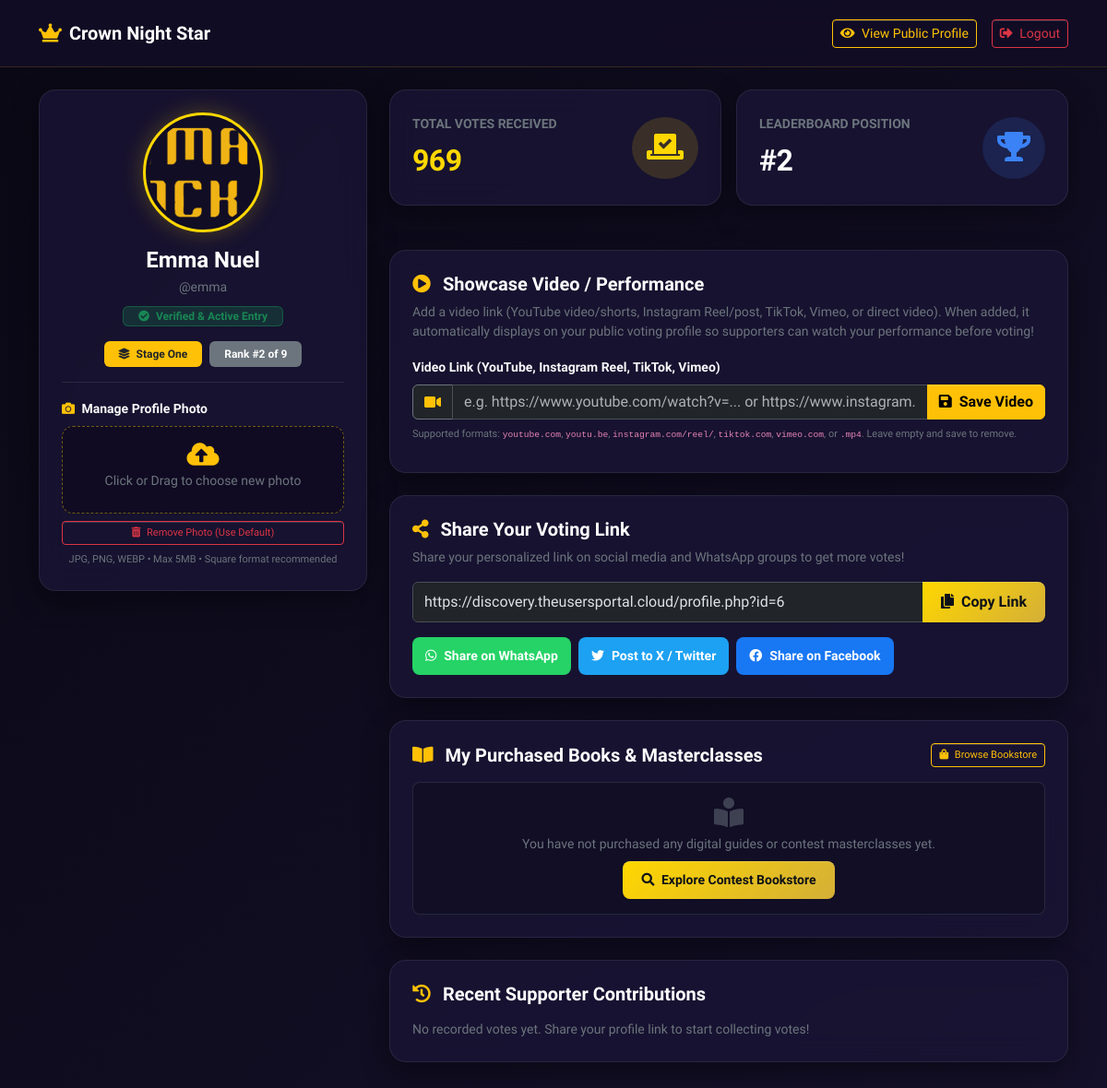
/dashboard.php (signed in), run on the app's committed database.
### tables this page shows
CREATE TABLE IF NOT EXISTS `users` (
  `id` INT(11) NOT NULL AUTO_INCREMENT,
  `username` VARCHAR(50) NOT NULL,
  `email` VARCHAR(100) NOT NULL,
  `password` VARCHAR(255) NOT NULL,
  `full_name` VARCHAR(255) NOT NULL,
  `phone_number` VARCHAR(25) NOT NULL,
  `photo` VARCHAR(255) DEFAULT 'default_avatar.png',
  `bio` TEXT DEFAULT NULL,
  `video_url` VARCHAR(500) DEFAULT NULL,
  `vote_count` INT(11) DEFAULT 0,
  `is_admin` TINYINT(1) DEFAULT 0,
  `is_active` TINYINT(1) DEFAULT 1,
  `registration_status` ENUM('pending', 'paid', 'exempt') NOT NULL DEFAULT 'paid',
  `registration_paid_at` DATETIME DEFAULT NULL,
  `registration_payment_ref` VARCHAR(100) DEFAULT NULL,
  `registration_fee_paid` DECIMAL(10,2) NOT NULL DEFAULT 0.00,
  `competition_id` INT(11) DEFAULT NULL,
  `created_at` TIMESTAMP DEFAULT CURRENT_TIMESTAMP,
  `updated_at` TIMESTAMP DEFAULT CURRENT_TIMESTAMP ON UPDATE CURRENT_TIMESTAMP,
  PRIMARY KEY (`id`),
  UNIQUE KEY `idx_user_username` (`username`),
  UNIQUE KEY `idx_user_email` (`email`),
  KEY `idx_user_votes` (`vote_count` DESC),
  KEY `idx_user_admin` (`is_admin`),
  KEY `idx_user_reg_status` (`registration_status`),
  KEY `idx_user_competition` (`competition_id`),
  CONSTRAINT `fk_users_competition` FOREIGN KEY (`competition_id`) REFERENCES `competitions` (`id`) ON DELETE SET NULL
);

### includes/settings.php (called while the page is built, shortened)
<?php
require_once __DIR__ . '/Env.php';
class Settings {
    private static array $cache = [];
    private static bool $loaded = false;
    private static function loadAll(): void {
        if (self::$loaded) {
            return;
        }
        try {
            $pdo = DB::pdo();
            $stmt = $pdo->query("SELECT name, value FROM settings");
            while ($row = $stmt->fetch()) {
                self::$cache[$row['name']] = $row['value'];
            }
            self::$loaded = true;
        } catch (Exception $e) {
            error_log("Settings load error: " . $e->getMessage());
        }
    }
    public static function get(string $name, $default = null) {
        if (array_key_exists($name, self::$cache)) {
            return self::$cache[$name];
        }
        return $default;
    }
    public static function getCurrentStage(): string {
        $stage = self::get('current_stage');
        if (!empty($stage)) {
            return $stage;
        }
    }
}

### includes/security.php (called while the page is built, shortened)
<?php
require_once __DIR__ . '/Env.php';
class Security {
    public static function e(?string $string): string {
        return htmlspecialchars((string)$string, ENT_QUOTES, 'UTF-8');
    }
}
function e(?string $str): string {
    return Security::e($str);
}

### includes/auth.php (called while the page is built, shortened)
<?php
require_once __DIR__ . '/security.php';
class Auth {
    public static function getCurrentUser(): ?array {
        $pdo = DB::pdo();
        $stmt = $pdo->prepare("SELECT * FROM users WHERE id = ? AND is_admin = 0");
        $stmt->execute([$_SESSION['user_id']]);
        $user = $stmt->fetch();
        return $user ?: null;
    }
    public static function getAvatarUrl(?string $photo): string {
        $trimmed = ltrim($photo, '/');
        $checkPath = __DIR__ . '/../uploads/' . $trimmed;
        return 'uploads/default_avatar.png';
    }
}

### includes/Env.php (called while the page is built, shortened)
<?php
class Env {
    private static $loaded = false;
    public static function get(string $key, $default = null) {
        if (!self::$loaded) {
            $envPath = dirname(__DIR__) . '/.env';
        }
        $envVal = getenv($key);
        if ($envVal !== false) {
            return $envVal;
        }
        return $default;
    }
}

### dashboard.php (the view, shortened to what this page needs)
<?php
$user = Auth::getCurrentUser();
$pdo = DB::pdo();
$userId = (int)$user['id'];
try {
    $pdo->query("SELECT video_url FROM users LIMIT 1");
} catch (Exception $e) {
    try {
        $pdo->exec("ALTER TABLE users ADD COLUMN video_url VARCHAR(500) DEFAULT NULL");
    } catch (Exception $e2) {
    }
}
$userRank = 1;
$totalContestants = 0;
try {
    $rankStmt = $pdo->query("SELECT id, vote_count FROM users WHERE is_admin = 0 AND (registration_status IN ('paid', 'exempt') OR registration_status IS NULL) ORDER BY vote_count DESC");
    $rankings = $rankStmt->fetchAll();
    $totalContestants = count($rankings);
    $posCounter = 1;
    foreach ($rankings as $r) {
        if ((int)$r['id'] === $userId) {
            $userRank = $posCounter;
            break;
        }
        $posCounter++;
    }
} catch (Exception $e) {
    $userRank = 1;
}
$recentVotes = [];
try {
    $votesStmt = $pdo->prepare("
        SELECT vote_count, amount, voter_name, voter_email, created_at
        FROM votes
        WHERE user_id = :id
        ORDER BY created_at DESC
        LIMIT 10
    ");
    $votesStmt->execute([':id' => $userId]);
    $recentVotes = $votesStmt->fetchAll();
} catch (Exception $e) {
    $recentVotes = [];
}
$currentStage = Settings::getCurrentStage();
$siteUrl = Env::get('APP_URL', 'https://' . ($_SERVER['HTTP_HOST'] ?? 'localhost'));
$profileUrl = rtrim($siteUrl, '/') . '/profile.php?id=' . $userId;
$userAvatarUrl = Auth::getAvatarUrl($user['photo'] ?? null);
$myPurchases = [];
try {
    $myPurchases = BookstoreService::getPurchasesByUser($userId, $user['email'] ?? '');
} catch (Exception $e) {
    $myPurchases = [];
}
?>
<!DOCTYPE html>
<html lang="en" data-bs-theme="dark">
<head>
    <link rel="stylesheet" href="assets2/css/bootstrap.min.css">
    <link rel="stylesheet" href="assets2/css/all.min.css">
</head>
<body>
<nav class="navbar navbar-expand-lg navbar-dark navbar-custom sticky-top py-3">
    <div class="container">
        <a class="navbar-brand fw-bold text-white d-flex align-items-center gap-2" href="index.php">
            <i class="fas fa-crown text-warning"></i> <?= e(Settings::get('site_title', 'Voting Platform')) ?>
        </a>
        <div class="d-flex align-items-center gap-3">
            <a href="profile.php?id=<?= $userId ?>" target="_blank" class="btn btn-outline-warning btn-sm">
                <i class="fas fa-eye me-1"></i> View Public Profile
            </a>
            <a href="logout.php" class="btn btn-outline-danger btn-sm">
                <i class="fas fa-sign-out-alt me-1"></i> Logout
            </a>
        </div>
    </div>
</nav>
<div class="container py-4">
    <div class="row">
        <div class="col-lg-4">
            <div class="dashboard-card text-center">
                <div class="avatar-container" id="avatarBox">
                    <img src="<?= e($userAvatarUrl) ?>" alt="<?= e($user['username']) ?>" id="currentAvatarImg">
                </div>
                <h4 class="fw-bold text-white mb-1"><?= e($user['full_name']) ?></h4>
                <p class="text-secondary small mb-2">@<?= e($user['username']) ?></p>
                <div class="mb-3">
                    <span class="badge bg-success bg-opacity-25 text-success border border-success border-opacity-50 py-1 px-3">
                        <i class="fas fa-check-circle me-1"></i> Verified & Active Entry
                    </span>
                </div>
                <div class="d-flex justify-content-center gap-2 mb-3">
                    <span class="badge bg-warning text-dark px-3 py-2 fw-bold">
                        <i class="fas fa-layer-group me-1"></i> <?= e($currentStage) ?>
                    </span>
                    <span class="badge bg-secondary px-3 py-2 fw-semibold">
                        Rank #<?= $userRank ?> of <?= $totalContestants ?>
                    </span>
                </div>
                <hr class="border-secondary opacity-25">
                <div class="text-start">
                    <label class="form-label text-light small fw-bold mb-2">
                        <i class="fas fa-camera text-warning me-1"></i> Manage Profile Photo
                    </label>
                    <form method="POST" action="dashboard.php" enctype="multipart/form-data" id="photoForm">
                        <div class="photo-picker-box mb-2">
                            <label for="dashboardPhotoInput" class="d-block text-secondary small mb-2" style="cursor: pointer;">
                                <i class="fas fa-cloud-upload-alt fa-2x text-warning d-block mb-1"></i>
                                <span id="fileLabelText">Click or Drag to choose new photo</span>
                            </label>
                        </div>
                    </form>
                    <?php if (!empty($user['photo']) && $user['photo'] !== 'default_avatar.png' && $user['photo'] !== 'default_avatar.svg'): ?>
                        <form method="POST" action="dashboard.php" onsubmit="return confirm('Reset your profile photo to the default avatar?');" class="mt-2 text-center">
                            <button type="submit" class="btn btn-outline-danger btn-sm py-1 px-2 w-100" style="font-size: 11px;">
                                <i class="fas fa-trash-alt me-1"></i> Remove Photo (Use Default)
                            </button>
                        </form>
                    <?php endif; ?>
                    <div class="form-text text-secondary text-center mt-2" style="font-size: 11px;">
                        JPG, PNG, WEBP &bull; Max 5MB &bull; Square format recommended
                    </div>
                </div>
            </div>
        </div>
        <div class="col-lg-8">
            <div class="row g-3 mb-4">
                <div class="col-md-6">
                    <div class="dashboard-card p-4">
                        <div class="d-flex justify-content-between align-items-center">
                            <div>
                                <span class="text-secondary text-uppercase fw-bold small">Total Votes Received</span>
                                <div class="stat-badge mt-1"><?= number_format((int)$user['vote_count']) ?></div>
                            </div>
                            <div class="p-3 rounded-circle" style="background: rgba(255, 215, 0, 0.15); color: #ffd700;">
                                <i class="fas fa-vote-yea fa-2x"></i>
                            </div>
                        </div>
                    </div>
                </div>
                <div class="col-md-6">
                    <div class="dashboard-card p-4">
                        <div class="d-flex justify-content-between align-items-center">
                            <div>
                                <span class="text-secondary text-uppercase fw-bold small">Leaderboard Position</span>
                                <div class="stat-badge mt-1 text-white">#<?= $userRank ?></div>
                            </div>
                            <div class="p-3 rounded-circle" style="background: rgba(59, 130, 246, 0.15); color: #3b82f6;">
                                <i class="fas fa-trophy fa-2x"></i>
                            </div>
                        </div>
                    </div>
                </div>
            </div>
            <div class="dashboard-card">
                <div class="d-flex justify-content-between align-items-center mb-2">
                    <h5 class="fw-bold text-white mb-0">
                        <i class="fas fa-play-circle text-warning me-2"></i> Showcase Video / Performance
                    </h5>
                </div>
                <p class="text-secondary small mb-3">Add a video link (YouTube video/shorts, Instagram Reel/post, TikTok, Vimeo, or direct video). When added, it automatically displays on your public voting profile so supporters can watch your performance before voting!</p>
                <form method="POST" action="dashboard.php" class="mb-2">
                    <label class="form-label text-light small fw-semibold">Video Link (YouTube, Instagram Reel, TikTok, Vimeo)</label>
                    <div class="input-group mb-2">
                        <span class="input-group-text bg-dark border-secondary text-warning"><i class="fas fa-video"></i></span>
                        <input type="url" name="video_url" id="videoUrlInput" class="form-control" placeholder="e.g. https://www.youtube.com/watch?v=... or https://www.instagram.com/reel/..." value="<?= e($user['video_url'] ?? '') ?>">
                        <button type="submit" class="btn btn-warning fw-bold"><i class="fas fa-save me-1"></i> Save Video</button>
                    </div>
                    <div class="form-text text-secondary" style="font-size: 11px;">
                        Supported formats: <code>youtube.com</code>, <code>youtu.be</code>, <code>instagram.com/reel/</code>, <code>tiktok.com</code>, <code>vimeo.com</code>, or <code>.mp4</code>. Leave empty and save to remove.
                    </div>
                </form>
            </div>
            <div class="dashboard-card">
                <h5 class="fw-bold text-white mb-2"><i class="fas fa-share-alt text-warning me-2"></i> Share Your Voting Link</h5>
                <p class="text-secondary small mb-3">Share your personalized link on social media and WhatsApp groups to get more votes!</p>
                <div class="input-group mb-3">
                    <input type="text" id="profileLinkInput" class="form-control" readonly value="<?= e($profileUrl) ?>">
                    <button class="btn btn-gold" type="button" onclick="copyProfileLink()">
                        <i class="fas fa-copy me-1"></i> Copy Link
                    </button>
                </div>
                <div class="d-flex flex-wrap gap-2">
                    <a href="https://api.whatsapp.com/send?text=<?= urlencode("Vote for " . $user['full_name'] . " in the " . Settings::get('site_title') . "! Support me by casting your vote here: " . $profileUrl) ?>" target="_blank" class="share-btn share-whatsapp">
                        <i class="fab fa-whatsapp"></i> Share on WhatsApp
                    </a>
                    <a href="https://twitter.com/intent/tweet?text=<?= urlencode("Vote for " . $user['full_name'] . " in the " . Settings::get('site_title') . "! " . $profileUrl) ?>" target="_blank" class="share-btn share-twitter">
                        <i class="fab fa-twitter"></i> Post to X / Twitter
                    </a>
                    <a href="https://www.facebook.com/sharer/sharer.php?u=<?= urlencode($profileUrl) ?>" target="_blank" class="share-btn share-facebook">
                        <i class="fab fa-facebook"></i> Share on Facebook
                    </a>
                </div>
            </div>
            <div class="dashboard-card">
                <div class="d-flex justify-content-between align-items-center mb-3">
                    <h5 class="fw-bold text-white mb-0"><i class="fas fa-book-open text-warning me-2"></i> My Purchased Books & Masterclasses</h5>
                    <a href="bookstore.php" class="btn btn-outline-warning btn-sm" style="font-size: 11px;">
                        <i class="fas fa-shopping-bag me-1"></i> Browse Bookstore
                    </a>
                </div>
                <?php if (empty($myPurchases)): ?>
                    <div class="p-3 rounded-3 text-center border border-secondary border-opacity-25" style="background: rgba(13, 10, 28, 0.5);">
                        <i class="fas fa-book-reader fa-2x text-secondary mb-2 d-block opacity-50"></i>
                        <p class="text-secondary small mb-2">You have not purchased any digital guides or contest masterclasses yet.</p>
                        <a href="bookstore.php" class="btn btn-gold btn-sm"><i class="fas fa-search me-1"></i> Explore Contest Bookstore</a>
                    </div>
                <?php endif; ?>
            </div>
            <div class="dashboard-card">
                <h5 class="fw-bold text-white mb-3"><i class="fas fa-history text-warning me-2"></i> Recent Supporter Contributions</h5>
                <?php if (empty($recentVotes)): ?>
                    <p class="text-secondary small mb-0">No recorded votes yet. Share your profile link to start collecting votes!</p>
                <?php endif; ?>
            </div>
        </div>
    </div>
</div>
</body>
</html>

### data on the page
users: full_name "Emma Nuel", username "emma", vote_count "969", id "https://discovery.theusersportal.cloud/profile.php?id=6"

### other printed values
Settings::get('site_title', 'Voting Platform') "Crown Night Star"
$currentStage "Stage One"
$userRank "2"
$totalContestants "9"
